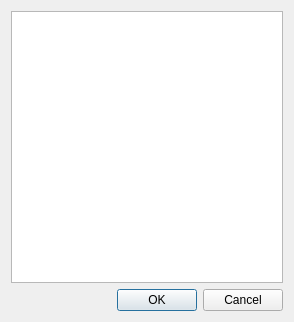
<?xml version="1.0" encoding="UTF-8"?>
<ui version="4.0">
 <class>OrganizeFavoritesDialog</class>
 <widget class="QDialog" name="OrganizeFavoritesDialog">
  <property name="geometry">
   <rect>
    <x>0</x>
    <y>0</y>
    <width>294</width>
    <height>322</height>
   </rect>
  </property>
  <property name="windowTitle">
   <string>Organize Favorites</string>
  </property>
  <layout class="QVBoxLayout" name="verticalLayout">
   <item>
    <widget class="QListWidget" name="listWidget">
     <property name="whatsThis">
      <string>&lt;html&gt;&lt;head/&gt;&lt;body&gt;&lt;p&gt;&lt;span style=&quot; font-size:10pt;&quot;&gt;Put your favorite entries in the order you want them to appear in the tray icon.&lt;/span&gt;&lt;/p&gt;&lt;p&gt;&lt;span style=&quot; font-size:10pt;&quot;&gt;You can rearrange them by drag-and-drop, or remove them from the list by right-clicking removing them individually.&lt;/span&gt;&lt;/p&gt;&lt;/body&gt;&lt;/html&gt;</string>
     </property>
     <property name="dragEnabled">
      <bool>true</bool>
     </property>
     <property name="dragDropMode">
      <enum>QAbstractItemView::InternalMove</enum>
     </property>
     <property name="selectionBehavior">
      <enum>QAbstractItemView::SelectRows</enum>
     </property>
    </widget>
   </item>
   <item>
    <widget class="QDialogButtonBox" name="buttonBox">
     <property name="orientation">
      <enum>Qt::Horizontal</enum>
     </property>
     <property name="standardButtons">
      <set>QDialogButtonBox::Cancel|QDialogButtonBox::Ok</set>
     </property>
    </widget>
   </item>
  </layout>
 </widget>
 <resources/>
 <connections>
  <connection>
   <sender>buttonBox</sender>
   <signal>accepted()</signal>
   <receiver>OrganizeFavoritesDialog</receiver>
   <slot>accept()</slot>
   <hints>
    <hint type="sourcelabel">
     <x>227</x>
     <y>282</y>
    </hint>
    <hint type="destinationlabel">
     <x>157</x>
     <y>274</y>
    </hint>
   </hints>
  </connection>
  <connection>
   <sender>buttonBox</sender>
   <signal>rejected()</signal>
   <receiver>OrganizeFavoritesDialog</receiver>
   <slot>reject()</slot>
   <hints>
    <hint type="sourcelabel">
     <x>295</x>
     <y>288</y>
    </hint>
    <hint type="destinationlabel">
     <x>286</x>
     <y>274</y>
    </hint>
   </hints>
  </connection>
 </connections>
 <slots>
  <slot>_move_up()</slot>
  <slot>_move_down()</slot>
 </slots>
</ui>
